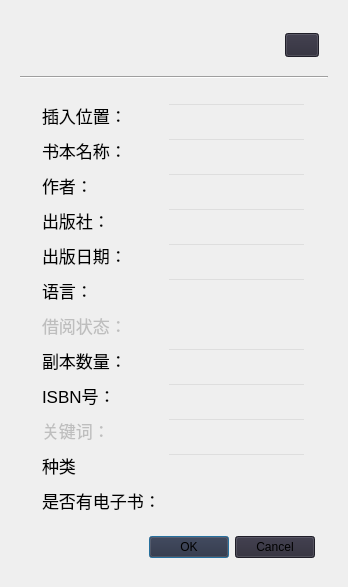
<?xml version="1.0" encoding="UTF-8"?>
<ui version="4.0">
 <class>DialogAdd</class>
 <widget class="QDialog" name="DialogAdd">
  <property name="geometry">
   <rect>
    <x>0</x>
    <y>0</y>
    <width>348</width>
    <height>584</height>
   </rect>
  </property>
  <property name="windowTitle">
   <string>Dialog</string>
  </property>
  <layout class="QGridLayout" name="gridLayout">
   <item row="0" column="0">
    <widget class="QWidget" name="widget_2" native="true">
     <property name="sizePolicy">
      <sizepolicy hsizetype="Preferred" vsizetype="Preferred">
       <horstretch>0</horstretch>
       <verstretch>0</verstretch>
      </sizepolicy>
     </property>
     <property name="styleSheet">
      <string notr="true">QWidget#widget_2
{
background-color:qlineargradient(x1:0, y1:0, x2:1, y2:1,
stop:0  #05152c,
stop:0.10 #121a2f,
stop:0.4 #1c1f32,
stop:0.60 #242435,
stop:1 #2c2a38);
	/*background-image: linear-gradient(to right bottom, #, #, #, #, #);*/
border-radius: 15px;

	/*border:1px solid #bbbbbb;*/
	

}</string>
     </property>
     <layout class="QGridLayout" name="gridLayout_2">
      <item row="0" column="0">
       <widget class="QFrame" name="titlebar_2">
        <property name="minimumSize">
         <size>
          <width>300</width>
          <height>50</height>
         </size>
        </property>
        <property name="styleSheet">
         <string notr="true">background-color: rgba(0,0,0,0);</string>
        </property>
        <layout class="QGridLayout" name="gridLayout_4">
         <property name="topMargin">
          <number>0</number>
         </property>
         <property name="bottomMargin">
          <number>0</number>
         </property>
         <item row="0" column="0">
          <spacer name="horizontalSpacer_6">
           <property name="orientation">
            <enum>Qt::Horizontal</enum>
           </property>
           <property name="sizeType">
            <enum>QSizePolicy::Maximum</enum>
           </property>
           <property name="sizeHint" stdset="0">
            <size>
             <width>10</width>
             <height>20</height>
            </size>
           </property>
          </spacer>
         </item>
         <item row="0" column="3">
          <widget class="QToolButton" name="toolButton_close">
           <property name="minimumSize">
            <size>
             <width>34</width>
             <height>24</height>
            </size>
           </property>
           <property name="maximumSize">
            <size>
             <width>28</width>
             <height>24</height>
            </size>
           </property>
           <property name="styleSheet">
            <string notr="true">QToolButton{
	background-color:rgb(44, 42, 56) 
}

/* 鼠标悬停 */
QToolButton:hover{
	background-color: rgba(255, 0, 0,150)
}

/* 点击和按下 */
QToolButton:pressed,QToolButton:checked{
	border-left: 1px outset rgb(60, 60, 70);  /* 左边框宽度3像素、突出显示、颜色为深深灰 */
	border-top: 1px outset rgb(60, 60, 70);
	background-color: rgb(66, 66, 78);
}

QPushButton:default {
    border-color: navy; /* make the default button prominent */
}</string>
           </property>
           <property name="text">
            <string/>
           </property>
           <property name="icon">
            <iconset resource="source/dark/darkstyle.qrc">
             <normaloff>:/qss_icons/dark/rc/window_close.png</normaloff>:/qss_icons/dark/rc/window_close.png</iconset>
           </property>
          </widget>
         </item>
         <item row="0" column="1">
          <widget class="QLabel" name="label_2">
           <property name="minimumSize">
            <size>
             <width>50</width>
             <height>50</height>
            </size>
           </property>
           <property name="maximumSize">
            <size>
             <width>24</width>
             <height>50</height>
            </size>
           </property>
           <property name="font">
            <font>
             <family>幼圆</family>
             <pointsize>13</pointsize>
            </font>
           </property>
           <property name="cursor">
            <cursorShape>ForbiddenCursor</cursorShape>
           </property>
           <property name="text">
            <string/>
           </property>
           <property name="pixmap">
            <pixmap resource="images.qrc">:/source/logo.ico</pixmap>
           </property>
          </widget>
         </item>
         <item row="0" column="2">
          <spacer name="horizontalSpacer">
           <property name="orientation">
            <enum>Qt::Horizontal</enum>
           </property>
           <property name="sizeType">
            <enum>QSizePolicy::MinimumExpanding</enum>
           </property>
           <property name="sizeHint" stdset="0">
            <size>
             <width>40</width>
             <height>20</height>
            </size>
           </property>
          </spacer>
         </item>
        </layout>
       </widget>
      </item>
      <item row="2" column="0">
       <widget class="QWidget" name="widget_3" native="true">
        <property name="sizePolicy">
         <sizepolicy hsizetype="Preferred" vsizetype="Expanding">
          <horstretch>0</horstretch>
          <verstretch>0</verstretch>
         </sizepolicy>
        </property>
        <property name="styleSheet">
         <string notr="true">background-color: rgba(0,0,0,0)</string>
        </property>
        <layout class="QGridLayout" name="gridLayout_3">
         <item row="1" column="1">
          <widget class="QDialogButtonBox" name="buttonBox">
           <property name="styleSheet">
            <string notr="true">QPushButton{
	background-color:rgb(44, 42, 56) 
}

/* 鼠标悬停 */
QPushButton:hover{
	background-color: rgba(255,255,255,80)
}

/* 点击和按下 */
QPushButton:pressed, QPushButton:checked{
	border-left: 1px outset rgb(60, 60, 70);  /* 左边框宽度3像素、突出显示、颜色为深深灰 */
	border-top: 1px outset rgb(60, 60, 70);
	background-color: rgb(66, 66, 78);
}

QPushButton:default {
    border-color: navy; /* make the default button prominent */
}</string>
           </property>
           <property name="orientation">
            <enum>Qt::Horizontal</enum>
           </property>
           <property name="standardButtons">
            <set>QDialogButtonBox::Cancel|QDialogButtonBox::Ok</set>
           </property>
          </widget>
         </item>
         <item row="0" column="1">
          <widget class="QWidget" name="widget" native="true">
           <property name="minimumSize">
            <size>
             <width>282</width>
             <height>436</height>
            </size>
           </property>
           <property name="maximumSize">
            <size>
             <width>282</width>
             <height>436</height>
            </size>
           </property>
           <layout class="QFormLayout" name="formLayout">
            <property name="verticalSpacing">
             <number>10</number>
            </property>
            <item row="1" column="0">
             <widget class="QLabel" name="label">
              <property name="font">
               <font>
                <pointsize>13</pointsize>
               </font>
              </property>
              <property name="text">
               <string>书本名称：</string>
              </property>
             </widget>
            </item>
            <item row="1" column="1">
             <widget class="QLineEdit" name="lineEdit_Title">
              <property name="font">
               <font>
                <pointsize>10</pointsize>
               </font>
              </property>
             </widget>
            </item>
            <item row="2" column="0">
             <widget class="QLabel" name="label_3">
              <property name="font">
               <font>
                <pointsize>13</pointsize>
               </font>
              </property>
              <property name="text">
               <string>作者：</string>
              </property>
             </widget>
            </item>
            <item row="2" column="1">
             <widget class="QLineEdit" name="lineEdit_Author">
              <property name="font">
               <font>
                <pointsize>10</pointsize>
               </font>
              </property>
             </widget>
            </item>
            <item row="3" column="0">
             <widget class="QLabel" name="label_4">
              <property name="font">
               <font>
                <pointsize>13</pointsize>
               </font>
              </property>
              <property name="text">
               <string>出版社：</string>
              </property>
             </widget>
            </item>
            <item row="3" column="1">
             <widget class="QLineEdit" name="lineEdit_Publisher">
              <property name="font">
               <font>
                <pointsize>10</pointsize>
               </font>
              </property>
             </widget>
            </item>
            <item row="4" column="0">
             <widget class="QLabel" name="label_5">
              <property name="font">
               <font>
                <pointsize>13</pointsize>
               </font>
              </property>
              <property name="text">
               <string>出版日期：</string>
              </property>
             </widget>
            </item>
            <item row="4" column="1">
             <widget class="QLineEdit" name="lineEdit_PublishDate">
              <property name="font">
               <font>
                <pointsize>10</pointsize>
               </font>
              </property>
             </widget>
            </item>
            <item row="5" column="0">
             <widget class="QLabel" name="label_6">
              <property name="font">
               <font>
                <pointsize>13</pointsize>
               </font>
              </property>
              <property name="text">
               <string>语言：</string>
              </property>
             </widget>
            </item>
            <item row="5" column="1">
             <widget class="QLineEdit" name="lineEdit_Language">
              <property name="font">
               <font>
                <pointsize>10</pointsize>
               </font>
              </property>
             </widget>
            </item>
            <item row="6" column="0">
             <widget class="QLabel" name="label_7">
              <property name="enabled">
               <bool>false</bool>
              </property>
              <property name="font">
               <font>
                <pointsize>13</pointsize>
               </font>
              </property>
              <property name="text">
               <string>借阅状态：</string>
              </property>
             </widget>
            </item>
            <item row="6" column="1">
             <widget class="SwitchButton" name="SwitchButton_Available" native="true">
              <property name="enabled">
               <bool>false</bool>
              </property>
             </widget>
            </item>
            <item row="7" column="0">
             <widget class="QLabel" name="label_8">
              <property name="font">
               <font>
                <pointsize>13</pointsize>
               </font>
              </property>
              <property name="text">
               <string>副本数量：</string>
              </property>
             </widget>
            </item>
            <item row="7" column="1">
             <widget class="QLineEdit" name="lineEdit_CopyAmount">
              <property name="font">
               <font>
                <pointsize>10</pointsize>
               </font>
              </property>
             </widget>
            </item>
            <item row="8" column="0">
             <widget class="QLabel" name="label_9">
              <property name="font">
               <font>
                <pointsize>13</pointsize>
               </font>
              </property>
              <property name="text">
               <string>ISBN号：</string>
              </property>
             </widget>
            </item>
            <item row="8" column="1">
             <widget class="QLineEdit" name="lineEdit_ISBN">
              <property name="font">
               <font>
                <pointsize>10</pointsize>
               </font>
              </property>
             </widget>
            </item>
            <item row="9" column="0">
             <widget class="QLabel" name="label_10">
              <property name="enabled">
               <bool>false</bool>
              </property>
              <property name="font">
               <font>
                <pointsize>13</pointsize>
               </font>
              </property>
              <property name="text">
               <string>关键词：</string>
              </property>
             </widget>
            </item>
            <item row="9" column="1">
             <widget class="QLineEdit" name="lineEdit_Keywords">
              <property name="enabled">
               <bool>false</bool>
              </property>
              <property name="font">
               <font>
                <pointsize>10</pointsize>
               </font>
              </property>
             </widget>
            </item>
            <item row="10" column="0">
             <widget class="QLabel" name="label_11">
              <property name="font">
               <font>
                <pointsize>13</pointsize>
               </font>
              </property>
              <property name="text">
               <string>种类</string>
              </property>
             </widget>
            </item>
            <item row="10" column="1">
             <widget class="QLineEdit" name="lineEdit_Category">
              <property name="font">
               <font>
                <pointsize>10</pointsize>
               </font>
              </property>
             </widget>
            </item>
            <item row="11" column="0">
             <widget class="QLabel" name="label_12">
              <property name="font">
               <font>
                <pointsize>13</pointsize>
               </font>
              </property>
              <property name="text">
               <string>是否有电子书：</string>
              </property>
             </widget>
            </item>
            <item row="11" column="1">
             <widget class="SwitchButton" name="SwitchButton_eBook" native="true"/>
            </item>
            <item row="0" column="0">
             <widget class="QLabel" name="label_13">
              <property name="font">
               <font>
                <pointsize>13</pointsize>
               </font>
              </property>
              <property name="text">
               <string>插入位置：</string>
              </property>
             </widget>
            </item>
            <item row="0" column="1">
             <widget class="QLineEdit" name="lineEdit_InsertPos">
              <property name="font">
               <font>
                <pointsize>10</pointsize>
               </font>
              </property>
              <property name="styleSheet">
               <string notr="true"/>
              </property>
             </widget>
            </item>
           </layout>
          </widget>
         </item>
         <item row="0" column="0">
          <spacer name="horizontalSpacer_2">
           <property name="orientation">
            <enum>Qt::Horizontal</enum>
           </property>
           <property name="sizeHint" stdset="0">
            <size>
             <width>40</width>
             <height>20</height>
            </size>
           </property>
          </spacer>
         </item>
         <item row="0" column="2">
          <spacer name="horizontalSpacer_3">
           <property name="orientation">
            <enum>Qt::Horizontal</enum>
           </property>
           <property name="sizeHint" stdset="0">
            <size>
             <width>40</width>
             <height>20</height>
            </size>
           </property>
          </spacer>
         </item>
        </layout>
       </widget>
      </item>
      <item row="1" column="0">
       <widget class="Line" name="line">
        <property name="orientation">
         <enum>Qt::Horizontal</enum>
        </property>
       </widget>
      </item>
     </layout>
    </widget>
   </item>
  </layout>
 </widget>
 <customwidgets>
  <customwidget>
   <class>SwitchButton</class>
   <extends>QWidget</extends>
   <header>switchbutton.h</header>
   <container>1</container>
  </customwidget>
 </customwidgets>
 <resources>
  <include location="images.qrc"/>
  <include location="source/dark/darkstyle.qrc"/>
 </resources>
 <connections>
  <connection>
   <sender>buttonBox</sender>
   <signal>accepted()</signal>
   <receiver>DialogAdd</receiver>
   <slot>accept()</slot>
   <hints>
    <hint type="sourcelabel">
     <x>248</x>
     <y>254</y>
    </hint>
    <hint type="destinationlabel">
     <x>157</x>
     <y>274</y>
    </hint>
   </hints>
  </connection>
  <connection>
   <sender>buttonBox</sender>
   <signal>rejected()</signal>
   <receiver>DialogAdd</receiver>
   <slot>reject()</slot>
   <hints>
    <hint type="sourcelabel">
     <x>316</x>
     <y>260</y>
    </hint>
    <hint type="destinationlabel">
     <x>286</x>
     <y>274</y>
    </hint>
   </hints>
  </connection>
 </connections>
</ui>
